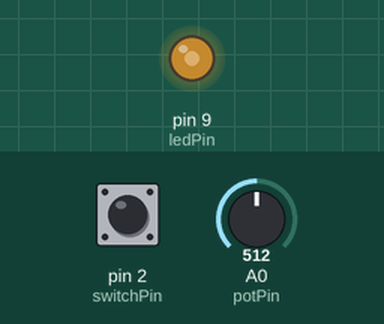
Recording of a sketch running on a simulated Arduino Uno, built with avr-gcc and run on an emulated ATmega328P. On the bench: output pins drawn as LEDs (lit = HIGH). The inputs (shaded band) are chosen by the test bench; at power-on: A0 (potPin) = 512, pin 2 (switchPin) HIGH.

Above: at 1.2 s.
1.3 s: A0 (potPin) set to 716
At 2.2 s:
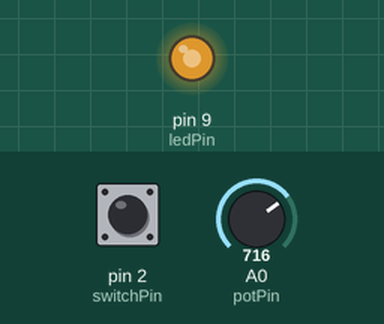
2.8 s: pin 2 (switchPin) pulled LOW for 0.15 s
At 4.0 s:
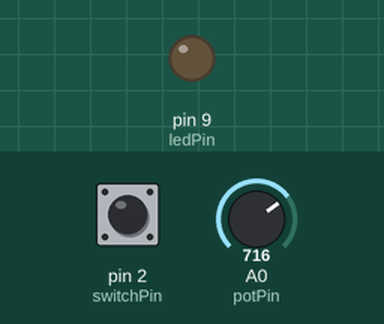
4.4 s: pin 2 (switchPin) pulled LOW for 1 s
At 5.2 s:
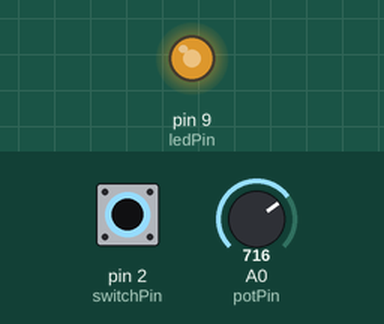
6.9 s: A0 (potPin) set to 900
At 7.7 s:
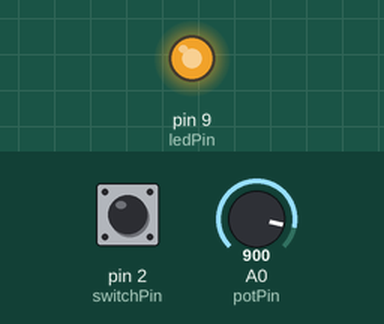
8.4 s: A0 (potPin) set to 122
At 8.8 s:
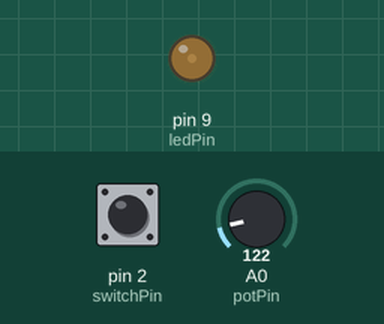
9.9 s: A0 (potPin) set to 0
At 11.2 s:
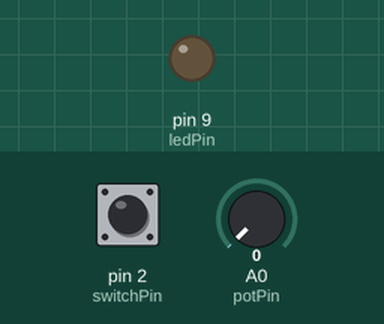
Timing chart, 0 to 12.4 s (numbered marks = the images above; inputs shaded):
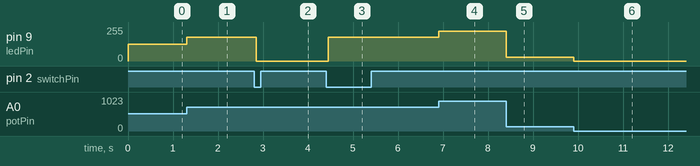

The sketch:

sketch_dec15a.ino
```cpp
const int potPin = A0;
const int ledPin = 9;
const int switchPin = 2;
bool ledState = true;
void setup() {
  pinMode(ledPin, OUTPUT);
  pinMode(switchPin, INPUT_PULLUP);
}
void loop() {
  static bool lastSwitchState = HIGH;
  bool currentSwitchState = digitalRead(switchPin);
  if (currentSwitchState == LOW && lastSwitchState == HIGH) {
    delay(50);
    if (digitalRead(switchPin) == LOW) {
      ledState = !ledState;
    }
  }
  lastSwitchState = currentSwitchState;
  if (ledState) {
    int potValue = analogRead(potPin);
    int pwmValue = map(potValue, 0, 1023, 0, 255);
    analogWrite(ledPin, pwmValue);
  } else {
    analogWrite(ledPin, 0);
  }
}
```

class.c
```cpp
#include <stdio.h>


//Loop to print the sum of all
//int main(){
//	int numbers[5]={-5,6,7,-2,-8};
//	int i=0;
//	int sum=0;
//	while(i<=4){
//		sum+=numbers[i];
//
//	}
//	printf("%d",sum);
//
//}

//Exams.c


//int main(){
//	int num1, num2, sum;
//	printf("Enter a number \n");
//	scanf("%d",&num1);
//	printf("Enter a number \n");
//	scanf("%d",&num2);
//	sum=num1+num2;
//	printf("The sum of %d and %d is %d",num1, num2, sum);
//	return 0;
//}

//int main(){
//	int myArray[10]={12,21,34,12,34,56,78,90,34};
//	int lv;
//	int max=myArray[0];
//	for (lv=0; lv<=9;lv++){
//		if(myArray[lv]>max){
//			max=myArray[lv];
//		}
//	}
//	printf("%d",max);
//	return 0;
//
//}

//int main(){
// 	int average, num;
// 	int sum=0;
// 	int lv=1;
// 	printf("Enter a number\n");
// 	scanf("%d",&num);
// 	for(lv=1; lv<=num; lv++){
// 		if(lv%2==0){
// 			sum+=lv;
//		}
//	}
//	average=sum /num;
//    printf("The sum of even numbers between 1 and %d is %d while their average is %d",num, sum, average);
// 	return 0;
//}
//int main(){
//	int average, num;
//	int sum=0;
//	int lv=1;
//	int length=0;
//	printf("Enter a number \n");
//	scanf("%d",&num);
//	for(lv=1; lv<=num; lv++){
//		if(lv%2 ==0){
//			sum+=lv;
//			length++;
//		}
//	}
//	average=sum/num;
//	printf("The number of even numbers is %d\n", length);
//	printf("The sum is %d\n", sum);
//	printf("The average is %d\n", average);
//	return 0;
//}
//int main(){
//	int num1,num2,num3,largest;
//    printf("Enter 3 numbers \n");
//    scanf("%d %d %d",&num1 ,&num2 ,&num3);
//
//    if(num1>num2&&num1>num3){
//    	largest=num1;
//	}
//	else if(num2>num1&&num2>num3){
//		largest=num2;
//	}
//	else {
//		largest=num3;
//	}
//	printf("The largest number among %d, %d and %d is %d", num1, num2, num3, largest);
//	return 0;
//}

//int main(){
//	int num;
//	int lv=2;
//	int flag=1;
//	printf("Enter a number\n");
//	scanf("%d",&num);
//	for(lv=2; lv<num; lv++){
//		if(num%lv==0){
//			flag=0;
//		}
//	}
//	if(flag==0){
//		printf("%d is not prime", num);
//	}
//	else{
//		printf("%d is prime",num);
//	}
//	return 0;
//}

//int main(){
//	int counter=0;
//	int num;
//	int originalNum;
//	printf("Enter a positive number\n");
//	scanf("%d",&num);
//	originalNum=num;
//	while (num>0){
//		num/=10;
//		counter++;
//	}
//	printf("%d is made of %d digits",originalNum , counter);
//	return 0;
//}

//int main(){
//	int num=98;
//	int myArray[10]={12,34,56,78};
//	printf("%p\n",&myArray[0]);
//	printf("%p\n",&myArray[1]);
//	printf("%p\n",&num);
//}

#include <limits.h>
#include <float.h>
int main(){
	float gpa=2.34567;
	printf("The range for signed char is btn %d and %d \n",CHAR_MIN, CHAR_MAX);
	printf("The range for unsigned is btn 0 and %d \n", UCHAR_MAX);
	printf("The range for long  float is  btn %.10Le and %.10Le \n",FLT_MIN, FLT_MAX);
	printf("%.2f",gpa);
	return 0;
}
```

stuck.c
```cpp
#include <stdio.h>
#include <stdlib.h>

/*int main(){
    float length, width, area, perimeter;
	printf("Enter the sides of the rectangle: \n");
	scanf("%f%f",&length,&width);//& is to specify the location where the inputs will be stored, we use two %fs bcz we will receive two inputs
	area = length * width;//Area calculation
	perimeter = (length+width) * 2;
	printf("The perimeter of the rectangle of with sides %f and %f is %f m \n", length, width, perimeter);
	printf("The area of the rectangle of with sides %f and %f is %f m\n", length, width, area);

	return 0;
}*/


int main(){
	int n1;
	int n2;
	int n3;
	printf("Enter numbers: ");
	scanf("%d%d%d", &n1,&n2,&n3);
	int greatest;
	if(n1>n2 && n1>n3){//We must find the greatest nbr among them to use it when looping
		greatest = n1;
	}
    else if(n2>n3 && n2>n3){
		greatest = n2;
	}
	else{
		greatest = n3;
	}
	int gcd;
	int i = 2;
	for (i=2; i<=greatest; i++){
		if(n1%i==0 && n2%i==0 && n3%i==0){
			gcd =i;
		}
	}
	printf("The Greatest Common Divisor of %d,%d and %d is %d",n1,n2,n3,gcd);//We have to print after closing the loop so that we can print one common factor
	return 0;
}

// Funtions in C programming
/*int main(){
	int num1,num2,num3,greatest;
	printf("Enter 3 numbers: ");
	scanf("%d%d%d",&num1,&num2,&num3);
	if(num1>num2&& num1>num3){
		greatest=num1;
	}
	else if (num2>num1&& num2>num3){
		greatest=num2;
	}
	else{
		greatest=num3;
	}
	printf("The largest in number among %d,%dand%d is %d ",num1,num2,num3,greatest);
}
// Constants in c. Alot of times when naming const variables we use all uppercase-letters(It's just a best practice and not a must .Just like in JS consts can not be modified
int main(){
	printf("%f", floor(45.2869));//funtion to round down a number. The ceil function is the opposite of the floor function and it is used to round up a number
	return 0;
}
*/

//Getting input from user
//int main(){
//	char name[20];
//	int age;
//	double gpa;
//	char grade;
//	printf("Enter your name, age, gpa, and grade: \n");
//	scanf("%s %d %lf %c",&name ,&age, &gpa, &grade);
//	printf("Hello %s according to the survery,",name);
//	printf("you are %d years old ",age);
//	printf("your gpa is %f ",gpa);
//	printf("your grade is %c ",grade);
//	return 0;
//}

//Madlib game
//int main(){
//	char color[20];
//	char pluralNoun[20];
//	char foodF[20];
//    char foodL[20];
//	printf("Enter your favorite clolor: \n");
//	scanf("%s",&color);
//	printf("Enter a plural noun: \n");
//	scanf("%s",&pluralNoun);
//	printf("Enter your favorite food with two words: \n");
//	scanf("%s%s",&foodF,&foodL);
//	printf("Biscuits are %s\n", color);
//	printf("%s are sweet\n",pluralNoun);
//	printf("And I love %s %s\n",foodF, foodL);
//	return 0;
//
//}

//Arrays
//int main(){
//	int myArray[]={1,2,3,4,5};
//    myArray[4]=27;
//	printf ("%d", myArray[4]);
//}
//int main(){
//	char stings[][20]={"Hello","How are you","They call me shoula"}; To store an array of more than one string you have to use two square brackets
//	printf("%s",stings[0]);
//	return 0;
//}
//int main(){
//	int ages[30]={12,15,16,17};
//	printf("Enter your age");
//	scanf("%d", &ages[9]);
//	printf("Your age is %d", ages[9]);
//}

//The void function has no return which means that
//in order for it to return sthg it must be called in the main function
//int main(){
//	greet("Shoula", 15);
//	greet("Derrick", 15);
//	greet("Leccutte", 6);
//	return 0;
//}
//void greet(char name[],int age){
//	printf("Hello %s, you are %d old\n",name ,age);
//}

//Example of a function that is not void The voidness is due to the use of void when declaring the function
//double cube(double num){
//	return num*num*num;
//}
//int main(){
//	printf("Answer: %f",cube(12.3));
//	return 0;
//}
//Alternative
//double cube(double num);
//int main(){
//	printf("Answer: %f\n", cube(12.3));
//	return 0;
//}
//double cube(double num){
//	return num*num*num;
//}

//Function to find the largest number.
//int max(int num1, int num2, int num3){
//	int greatest;
//	if(num1>=num2 && num1>=num3){
//		greatest=num1;
//	}
//	else if(num2>=num1 && num2>=num3){
//		greatest=num2;
//	}
//	else{
//		greatest=num3;
//	}
//	return greatest;
//}
//int main(){
//	printf("%d",max(3,45,67));
//	return 0;
//
//}

//Making a calculator using if statements
//int main(){
//	double num1;
//	double num2;
//	char op;
//
//	printf("Enter a number\n");
//	scanf("%lf", &num1);
//	printf("Enter an operator\n");
//	scanf(" %c", &op);
//	printf("Enter a number\n");
//	scanf("%lf",&num2);
//	if(op=='+'){
//		printf("%f",num1+num2);
//	}
//	else if(op=='-'){
//		printf("%f",num1-num2);
//	}
//	else if(op=='*'){
//		printf("%f",num1-num2);
//	}
//	else if(op=='/'){
//		printf("%f",num1/num2);
//	}
//	else{
//		printf("Invalid Operator");
//	}
//	return 0;
//}

//Using the switch statements
//int main(){
//	char grade;
//	printf("Enter your grade:\n");
//	scanf(" %c", &grade);
//	switch(grade){
//		case'A':
//			printf("You did great\n");
//			break;
//		case'B':
//			printf("You did alright\n");
//			break;
//		case 'C':
//			printf("You did poorly\n");
//			break;
//		case 'D':
//			printf("You did very bad");
//			break;
//		case 'F':
//			printf("You failed\n");
//			break;
//		defaul:
//			printf("Invalid Grade\n");
//
//	}
//	return 0;
//}

//Structs can store different data types at the same time}
//struct Student{
//	char name[20];
//	int age;
//	double gpa;
//	char major[20];
//
//};
//int main(){
//	struct Student student1;
//	student1.age=27;
//	student1.gpa=2.5;
//	strcpy(student1.name,"Damn");
//	strcpy(student1.major,"Cyber");
//
//	struct Student student2;
//	student2.age=1;
//	student2.gpa=2.7;
//	strcpy(student2.name,"Daah");
//	strcpy(student2.major,"Software");
//	printf("%s", student2.major);
//}

//Usin structs to model a phone and book
// struct Phone{
// 	char brand[20];
// 	char model[20];
// 	int storage;
// 	double price;
// };
// struct Book{
// 	char author[20];
// 	char title[20];
// 	float price;
// 	int pages;
//
// };
// int main(){
// 	struct Phone iPhone;
// 	iPhone.storage=16;
// 	iPhone.price=2999.98;
// 	strcpy(iPhone.brand,"Apple");
// 	strcpy(iPhone.model, "iPhone13");
// 	printf("%s\n", iPhone.brand);
// 	struct Book aLycs;
// 	aLycs.pages=16;
// 	aLycs.price=2999.98;
// 	strcpy(aLycs.author,"Tim");
// 	strcpy(aLycs.title, "A life you can save");
// 	printf("%s\n", aLycs.author);
//
//
// }

//Looping

//While loop
//int main(){
//	int index=1;
//	while(index<=5){
//		printf("%d\n", index);
//		index++;
//	}
//	return 0;
//}
//
//int main(){
//	printf("Hello,\\ How is life?\t It's never easy to say goodbye\"");
//	printf("It's still the damn girl");
//	int num=49;
//	printf(num);
//	return 0;
//	system("pause");
//}
//int main(){
//	int ages[30]={10,5,20};
//	printf("Enter your age: ");
//	scanf("%d",ages[9]);
//	printf("The age number 10 is %d\n", ages[9]);
//	return 0;
//
//}
//int main(){
//	int ages[30]={12,15,16,17};
//	printf("Enter your age\n");
//	scanf("%d", &ages[9]);
//	printf("Your age is %d", ages[9]);
//}

//Iterative structures
//Loop to print negative numbers in an array
//int main(){
//	int lv =0;
//	int myArray[10]={12,-5,-9,6,7,8,-6,-5,-7,3};
//	while(lv<=9){
//		if(myArray[lv]<0){
//			printf("%d\n",myArray[i]);
//		}
//		lv++;
//
//	}
//
//}
```

Measured:
- after the input at 1.3 s, pin 9 (ledPin): 127/255 → 178/255 at once
- after the input at 2.8 s, pin 9 (ledPin): 178/255 → 0/255 after 0.05 s
- after the input at 4.4 s, pin 9 (ledPin): 0/255 → 178/255 after 0.05 s
- after the input at 6.9 s, pin 9 (ledPin): 178/255 → 224/255 at once
- after the input at 8.4 s, pin 9 (ledPin): 224/255 → 30/255 at once
- after the input at 9.9 s, pin 9 (ledPin): 30/255 → 0/255 at once
